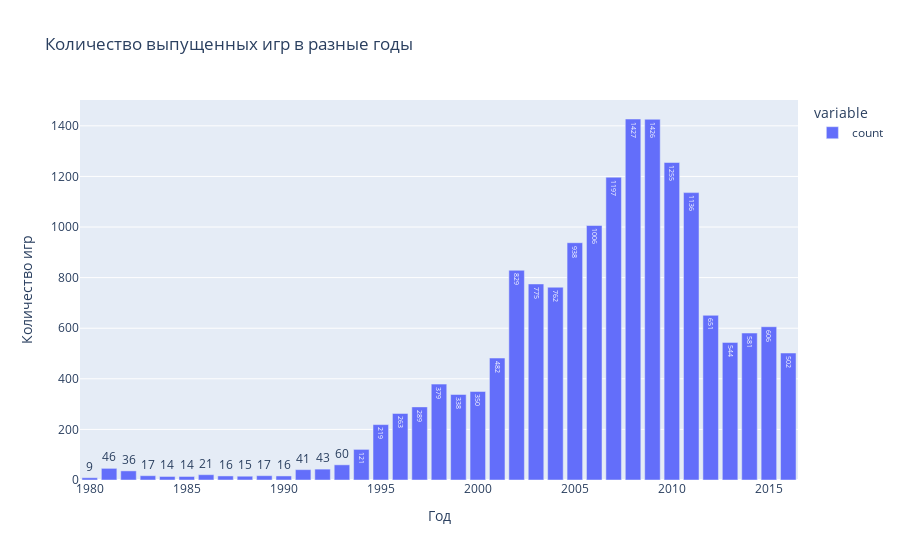

Notebook source saved alongside this figure:
### Markdown cell above
## Шаг 3. Исследовательский анализ данных.

Посмотрим, сколько игр выпускалось в разные годы.

### Code cell
fig = px.bar(
    data.groupby('year_of_release').count().rename({'name': 'count'}, axis=1)['count'],
    title='Количество выпущенных игр в разные годы',
    text_auto=True
)

fig.update_layout(
    xaxis_title="Год",
    yaxis_title="Количество игр"
)

fig.show()

### Figure 1 — Plotly figure (JSON) as saved in the notebook; plotly's stock layout.template omitted (floating-point values rounded to 4 significant figures)
{"data": [{"alignmentgroup": "True", "hovertemplate": "variable=count<br>year_of_release=%{x}<br>value=%{y}<extra></extra>", "legendgroup": "count", "marker": {"color": "#636efa", "pattern": {"shape": ""}}, "name": "count", "offsetgroup": "count", "orientation": "v", "showlegend": true, "textposition": "auto", "texttemplate": "%{y}", "x": [1980, 1981, 1982, 1983, 1984, 1985, 1986, 1987, 1988, 1989, 1990, 1991, 1992, 1993, 1994, 1995, 1996, 1997, 1998, 1999, 2000, 2001, 2002, 2003, 2004, 2005, 2006, 2007, 2008, 2009, 2010, 2011, 2012, 2013, 2014, 2015, 2016], "xaxis": "x", "y": [9, 46, 36, 17, 14, 14, 21, 16, 15, 17, 16, 41, 43, 60, 121, 219, 263, 289, 379, 338, 350, 482, 829, 775, 762, 938, 1006, 1197, 1427, 1426, 1255, 1136, 651, 544, 581, 606, 502], "yaxis": "y", "type": "bar"}], "layout": {"xaxis": {"anchor": "y", "domain": [0.0, 1.0], "title": {"text": "Год"}}, "yaxis": {"anchor": "x", "domain": [0.0, 1.0], "title": {"text": "Количество игр"}}, "legend": {"title": {"text": "variable"}, "tracegroupgap": 0}, "title": {"text": "Количество выпущенных игр в разные годы"}, "barmode": "relative"}}
